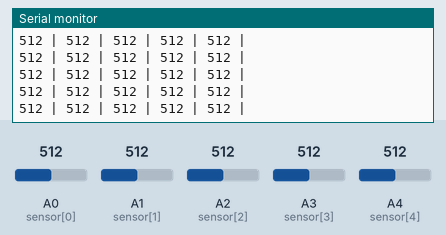
This sketch was run on a simulated Arduino Uno, built with avr-gcc and run on an emulated ATmega328P. Parts: the last lines printed to the serial monitor. The test bench sets the inputs (shaded band); at power-on: A0 (sensor[0]) = 512, A1 (sensor[1]) = 512, A2 (sensor[2]) = 512, A3 (sensor[3]) = 512, A4 (sensor[4]) = 512.

Above: at 1.2 s.
1.3 s: A0 (sensor[0]) set to 716
At 1.57 s:
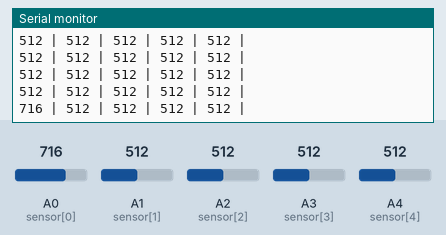
2.8 s: A1 (sensor[1]) set to 716
At 2.98 s:
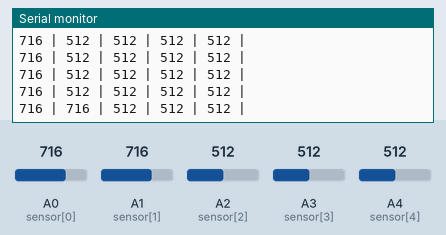
4.3 s: A2 (sensor[2]) set to 716
At 4.39 s:
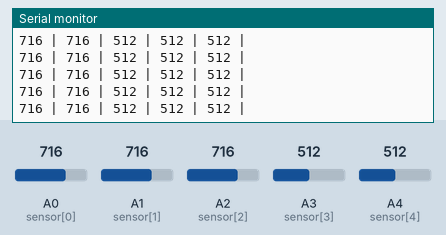
5.8 s: A3 (sensor[3]) set to 716
At 5.8 s:
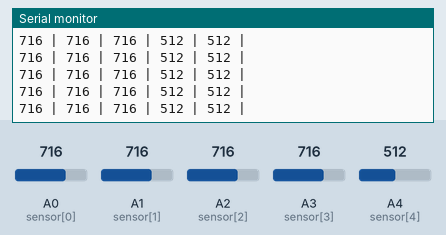
7.3 s: A4 (sensor[4]) set to 716
At 7.41 s:
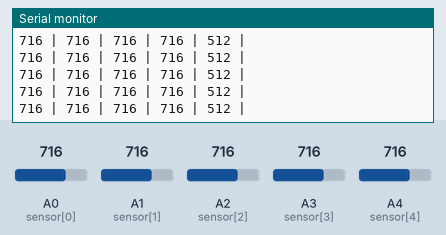
8.8 s: A0 (sensor[0]) set to 992
At 8.82 s:
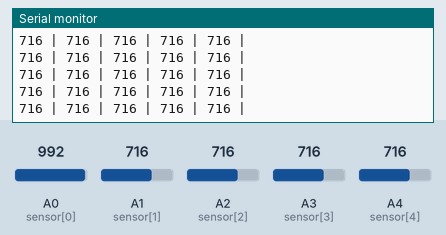
Timing chart, 0 to 11.3 s (numbered marks = the images above; inputs shaded):
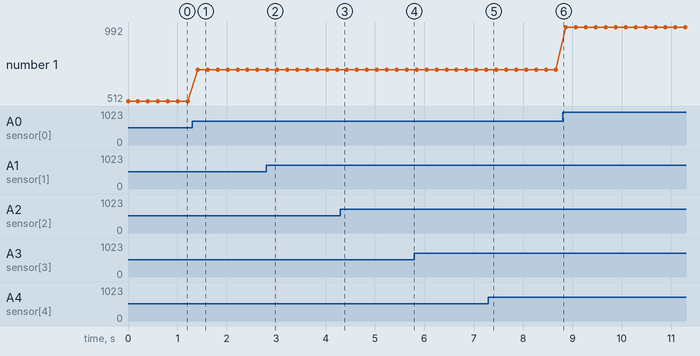

The sketch:

1_IR_Readings.ino
```cpp
/*
This file contains the code to print out the IR sensor value to the serial monitor

Debugging:
1. Ensure wires are from IR1 to IR5 are connect to pins A0 to A4
2. Ensure that the bottom of the IR sensor is close to but not scraping the ground
3. Ideally the value for a line (black surface) should be below 100
   if it isn't then washers can be added between the brass stand-offs to lower the sensor
*/

// Create a constant for the number of IR sensors
#define SENSOR_NUM 5

// Create array for the IR sensor Pins and sensor values
int sensor[SENSOR_NUM] = {A0, A1, A2, A3, A4};
int sensorReadings[SENSOR_NUM];

void setup() {
  // Allows for the serial monitor to be used
  Serial.begin(115200);

  // Set the pins to be treated as an input
  for(int i = 0; i < SENSOR_NUM; i++) {
    pinMode(sensor[i], INPUT);
  }
}

void loop() {
  int value;

  // Read the values of all of the IR sensors
  for(int i = 0; i < SENSOR_NUM; i++) {
    value = analogRead(sensor[i]);

    // Store the value in an array
    sensorReadings[i] = value;

    // Print out the value to the serial monitor
    Serial.print(value);
    Serial.print(" | ");
  }
  Serial.println("");
  delay(200);
}
```

Measured:
- after the input at 1.3 s, the serial monitor: prints a new line after 0.11 s (image 1)
- after the input at 2.8 s, the serial monitor: prints a new line at once (image 2)
- plotted number 1: 512 → 716 after the input at 1.3 s, 716 → 992 after the input at 8.8 s
